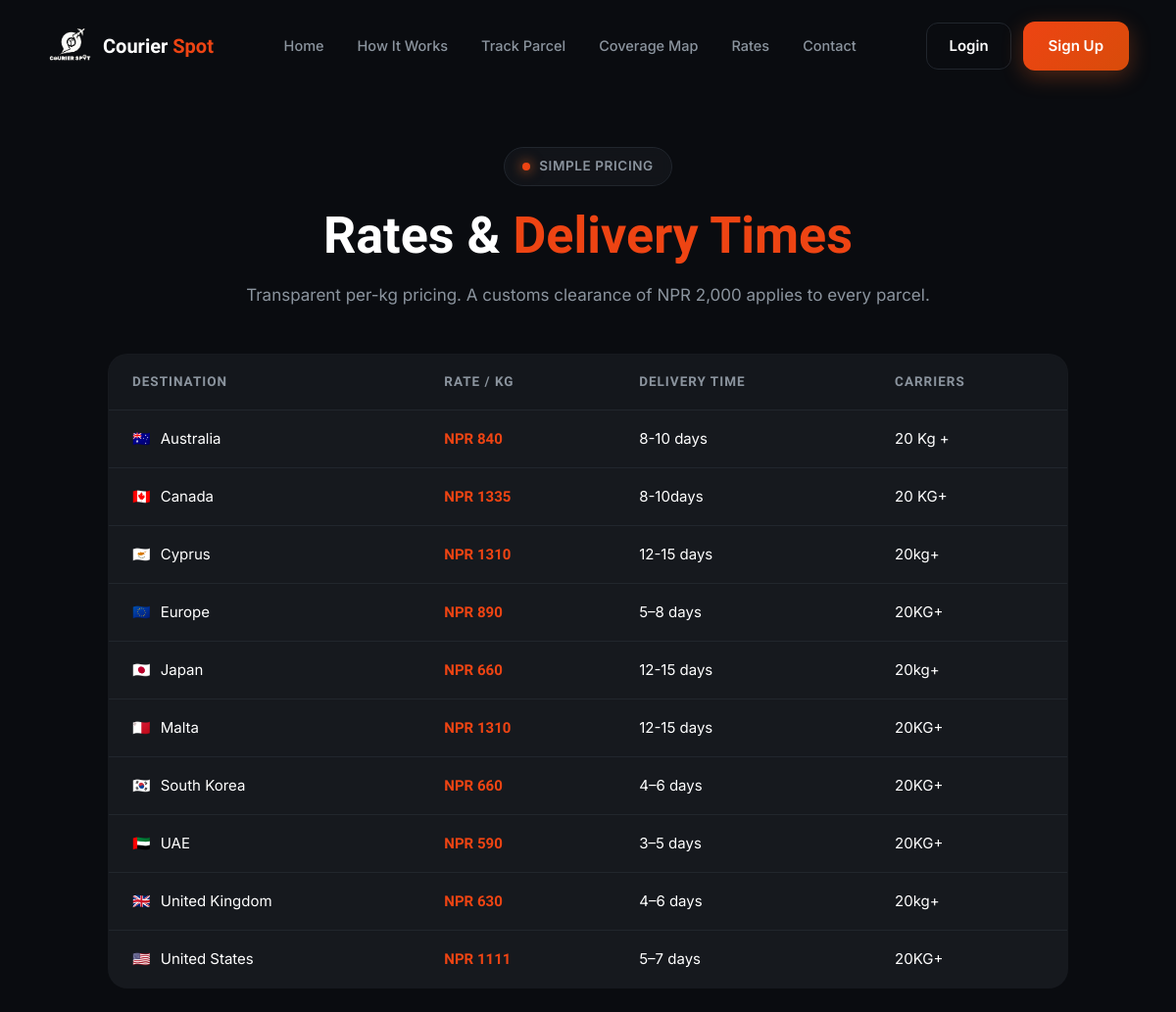
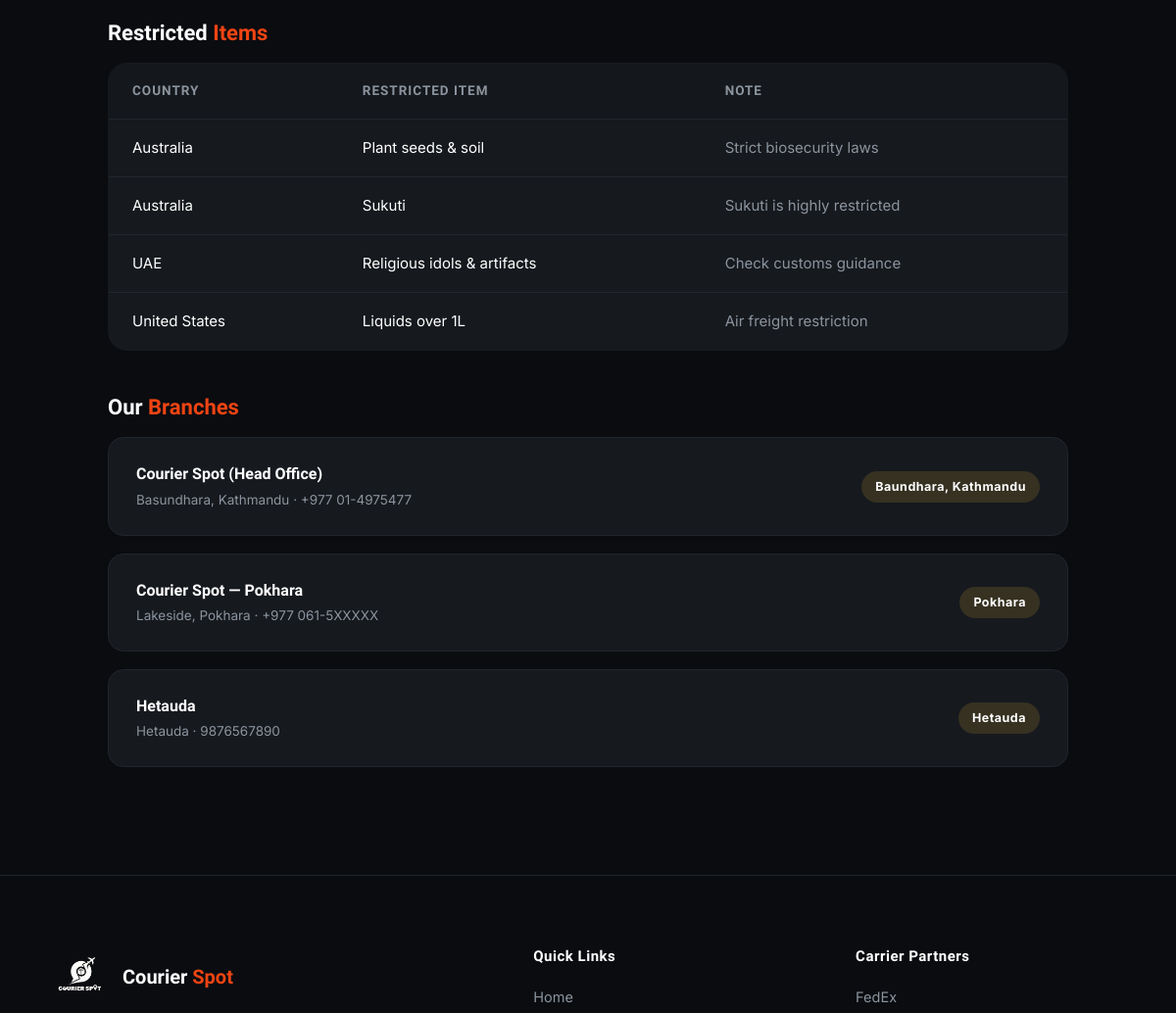
Before: /rates/ (upper part) with the older database file (2 pictures, top to bottom).
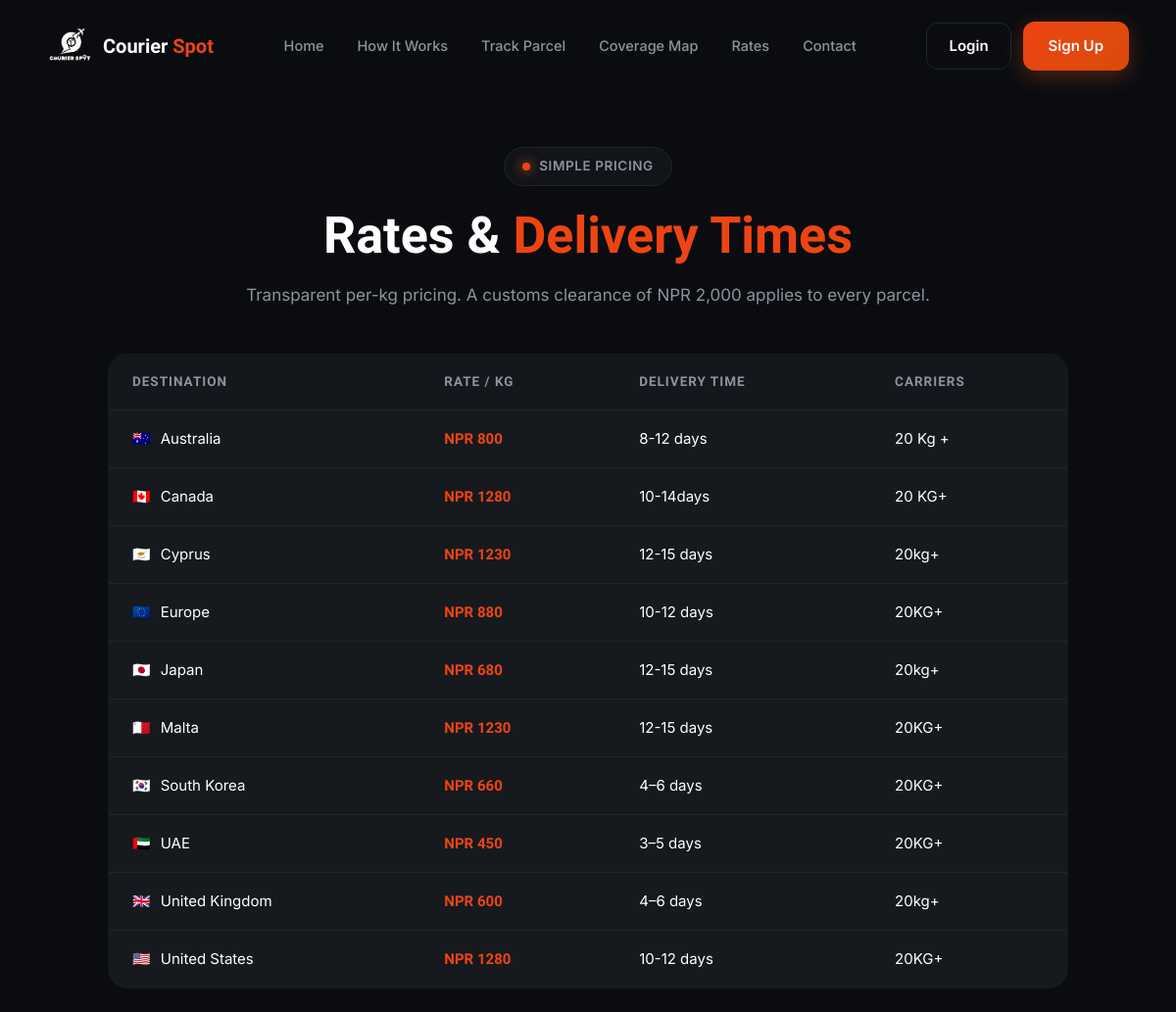
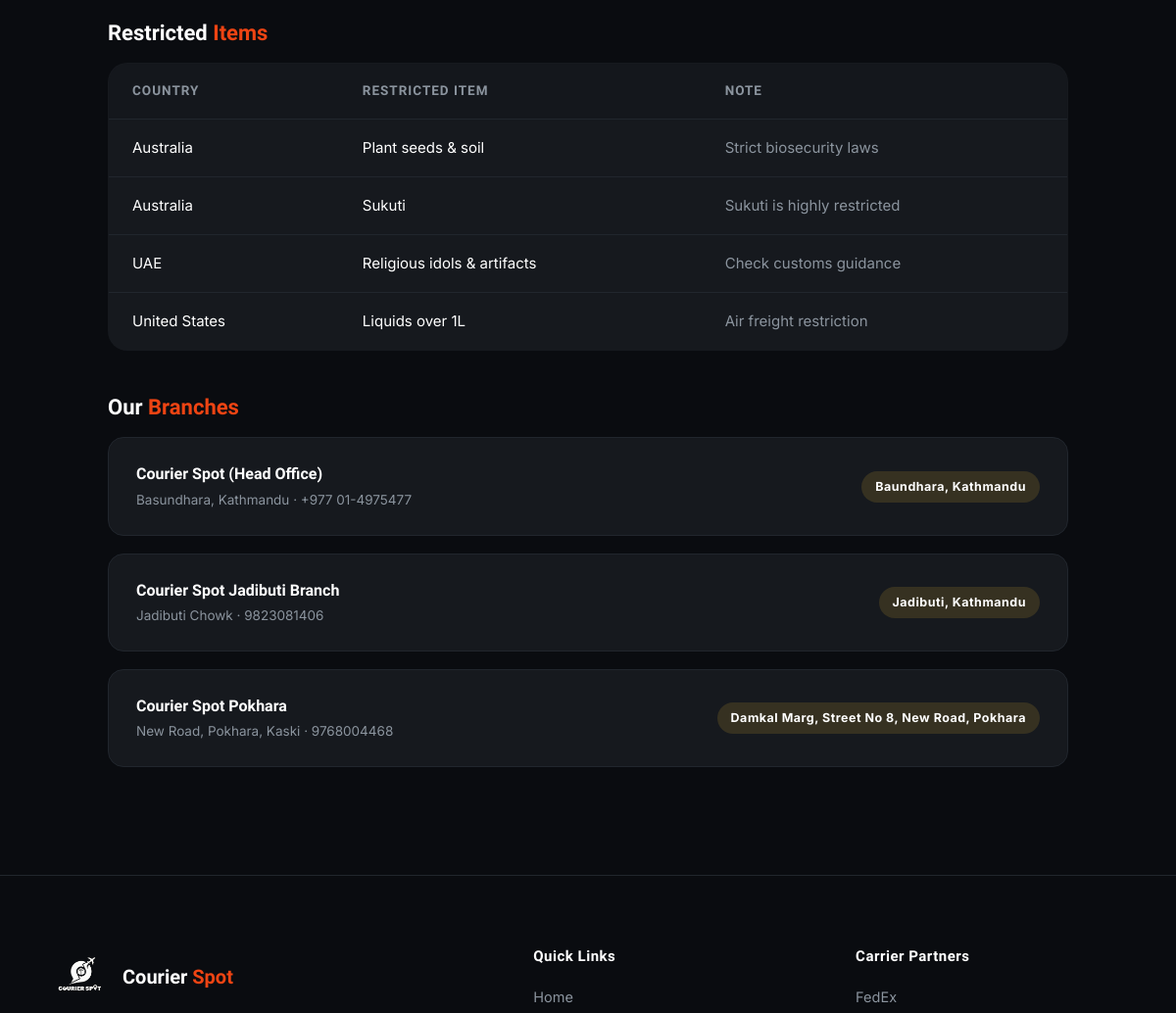
After: the same page with the newer database file (2 pictures, top to bottom).
### core/models.py (models this page shows, shortened)
class RateCard(models.Model):
    country = models.CharField(max_length=80, unique=True)
    flag = models.CharField(max_length=8, blank=True, help_text='Emoji flag, e.g. 🇺🇸')
    rate_per_kg = models.DecimalField(max_digits=12, decimal_places=2)
    delivery_days = models.CharField(max_length=30, help_text='e.g. 5–7 days')
    carriers = models.CharField(max_length=120, help_text='e.g. FedEx · DHL Express')
    is_active = models.BooleanField(default=True)
    class Meta:
        ordering = ['country']

class RestrictedItem(models.Model):
    country = models.CharField(max_length=80)
    item = models.CharField(max_length=160)
    note = models.CharField(max_length=255, blank=True)
    class Meta:
        ordering = ['country', 'item']

### operations/models.py (models this page shows, shortened)
class Branch(models.Model):
    name = models.CharField(max_length=120)
    location = models.CharField(max_length=160, help_text='City / area, e.g. Kathmandu — Dhumbarahi')
    address = models.CharField(max_length=255)
    phone = models.CharField(max_length=40)
    email = models.EmailField(blank=True)
    is_active = models.BooleanField(default=True)
    created_at = models.DateTimeField(auto_now_add=True)
    class Meta:
        verbose_name_plural = 'Branches'

### core/views.py (the view)
# urls.py: path('rates/', core_v.rates_page, name='rates_page'),
def rates_page(request):
    return render(request, 'public/rates.html', {
        'rates': RateCard.objects.filter(is_active=True),
        'restricted': RestrictedItem.objects.all(),
        'branches': Branch.objects.filter(is_active=True),
    })

### templates/public/rates.html (shortened to what this page needs)
{% extends "public/base_public.html" %}
{% block content %}
<section class="page-pad">
  <div class="container" style="max-width:980px">
    <div class="section-head" style="margin-bottom:46px">
      <div class="badge"><span class="dot"></span> SIMPLE PRICING</div>
      <h2>Rates & <span class="accent">Delivery Times</span></h2>
      <p>Transparent per-kg pricing. A customs clearance of NPR 2,000 applies to every parcel.</p>
    </div>
    <table class="rate-table">
      <thead><tr><th>DESTINATION</th><th>RATE / KG</th><th>DELIVERY TIME</th><th>CARRIERS</th></tr></thead>
      <tbody>
        {% for r in rates %}
        <tr><td><span class="flag">{{ r.flag }}</span>{{ r.country }}</td>
            <td class="price">NPR {{ r.rate_per_kg|floatformat:0 }}</td>
            <td>{{ r.delivery_days }}</td><td>{{ r.carriers }}</td></tr>
        {% empty %}<tr><td colspan="4" style="text-align:center;color:#5d6772">Rates coming soon.</td></tr>{% endfor %}
      </tbody>
    </table>
    <div class="rt-section">
      <h3>Restricted <span class="accent">Items</span></h3>
      <table class="rate-table">
        <thead><tr><th>COUNTRY</th><th>RESTRICTED ITEM</th><th>NOTE</th></tr></thead>
        <tbody>
          {% for x in restricted %}
          <tr><td>{{ x.country }}</td><td>{{ x.item }}</td><td style="color:var(--muted)">{{ x.note }}</td></tr>
          {% empty %}<tr><td colspan="3" style="text-align:center;color:#5d6772">No restrictions listed yet.</td></tr>{% endfor %}
        </tbody>
      </table>
    </div>
    <div class="rt-section">
      <h3>Our <span class="accent">Branches</span></h3>
      <div class="parcel-grid">
        {% for b in branches %}
        <div class="parcel-card">
          <div><div style="font-family:var(--display);font-weight:700">{{ b.name }}</div>
          <div style="color:var(--muted);font-size:13.5px;margin-top:3px">{{ b.address }} · {{ b.phone }}</div></div>
          <span class="pstatus ps-PROCESSING">{{ b.location }}</span>
        </div>
        {% endfor %}
      </div>
    </div>
  </div>
</section>
{% endblock %}

Changed rows visible on the page:
removed Branch: name "Courier Spot — Pokhara", address "Lakeside, Pokhara", phone "+977 061-5XXXXX", location "Pokhara"
removed Branch: name "Hetauda", address "Hetauda", phone "9876567890", location "Hetauda"
changed RateCard "Australia": rate_per_kg "840" → "800"; delivery_days "8-10 days" → "8-12 days"
changed RateCard "Canada": rate_per_kg "1335" → "1280"; delivery_days "8-10days" → "10-14days"
changed RateCard "Cyprus": rate_per_kg "1310" → "1230"
changed RateCard "Europe": rate_per_kg "890" → "880"; delivery_days "5–8 days" → "10-12 days"
changed RateCard "Japan": rate_per_kg "660" → "680"
changed RateCard "Malta": rate_per_kg "1310" → "1230"
changed RateCard "UAE": rate_per_kg "590" → "450"
changed RateCard "United Kingdom": rate_per_kg "630" → "600"
changed RateCard "United States": rate_per_kg "1111" → "1280"; delivery_days "5–7 days" → "10-12 days"
added Branch: name "Courier Spot Jadibuti Branch", address "Jadibuti Chowk", phone "9823081406", location "Jadibuti, Kathmandu"
added Branch: name "Courier Spot Pokhara", address "New Road, Pokhara, Kaski", phone "9768004468", location "Damkal Marg, Street No 8, New Road, Pokhara"
